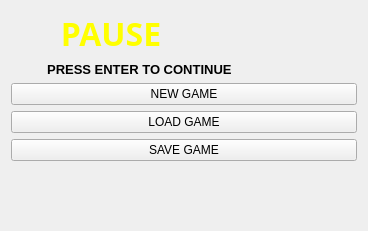
<?xml version="1.0" encoding="UTF-8"?>
<ui version="4.0">
 <class>Form</class>
 <widget class="QWidget" name="Form">
  <property name="geometry">
   <rect>
    <x>0</x>
    <y>0</y>
    <width>368</width>
    <height>231</height>
   </rect>
  </property>
  <property name="windowTitle">
   <string>PAUSE MENU</string>
  </property>
  <layout class="QVBoxLayout" name="verticalLayout_2">
   <item>
    <layout class="QVBoxLayout" name="verticalLayout">
     <item>
      <widget class="QLabel" name="label">
       <property name="palette">
        <palette>
         <active>
          <colorrole role="WindowText">
           <brush brushstyle="SolidPattern">
            <color alpha="255">
             <red>255</red>
             <green>255</green>
             <blue>0</blue>
            </color>
           </brush>
          </colorrole>
         </active>
         <inactive>
          <colorrole role="WindowText">
           <brush brushstyle="SolidPattern">
            <color alpha="255">
             <red>255</red>
             <green>255</green>
             <blue>0</blue>
            </color>
           </brush>
          </colorrole>
         </inactive>
         <disabled>
          <colorrole role="WindowText">
           <brush brushstyle="SolidPattern">
            <color alpha="255">
             <red>120</red>
             <green>120</green>
             <blue>120</blue>
            </color>
           </brush>
          </colorrole>
         </disabled>
        </palette>
       </property>
       <property name="font">
        <font>
         <family>KaiTi</family>
         <pointsize>24</pointsize>
         <weight>75</weight>
         <italic>false</italic>
         <bold>true</bold>
        </font>
       </property>
       <property name="text">
        <string>      PAUSE</string>
       </property>
      </widget>
     </item>
     <item>
      <widget class="QLabel" name="label_2">
       <property name="font">
        <font>
         <family>MS UI Gothic</family>
         <pointsize>10</pointsize>
         <weight>75</weight>
         <bold>true</bold>
        </font>
       </property>
       <property name="text">
        <string>          PRESS ENTER TO CONTINUE</string>
       </property>
      </widget>
     </item>
     <item>
      <widget class="QPushButton" name="pushButton">
       <property name="text">
        <string>NEW GAME</string>
       </property>
      </widget>
     </item>
     <item>
      <widget class="QPushButton" name="pushButton_4">
       <property name="text">
        <string>LOAD GAME</string>
       </property>
      </widget>
     </item>
     <item>
      <widget class="QPushButton" name="pushButton_3">
       <property name="text">
        <string>SAVE GAME</string>
       </property>
      </widget>
     </item>
     <item>
      <spacer name="verticalSpacer">
       <property name="orientation">
        <enum>Qt::Vertical</enum>
       </property>
       <property name="sizeHint" stdset="0">
        <size>
         <width>20</width>
         <height>40</height>
        </size>
       </property>
      </spacer>
     </item>
    </layout>
   </item>
  </layout>
 </widget>
 <resources/>
 <connections/>
</ui>
